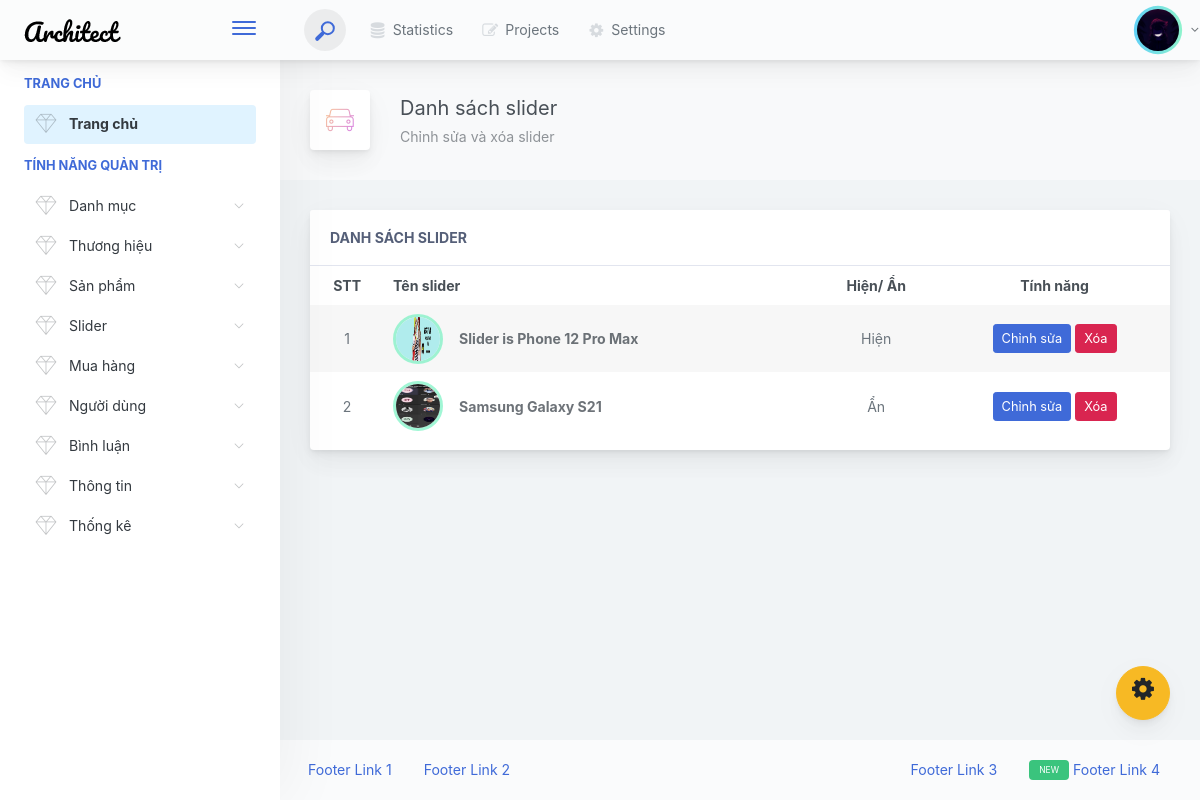
Screenshot of /admin/sliderlist.php (signed in) with the database file from the repository.
### tables this page shows
CREATE TABLE `tbl_slider` (
  `sliderID` int(11) NOT NULL,
  `productID` int(11) NOT NULL,
  `sliderName` varchar(255) NOT NULL,
  `sliderImage` varchar(255) NOT NULL,
  `sliderType` int(11) NOT NULL
);

### lib/database.php (called while the page is built, shortened)
<?php
class Database extends PDO
{
  public $host   = DB_HOST;
  public $user   = DB_USER;
  public $pass   = DB_PASS;
  public $dbname = DB_NAME;
  public $link;
  private function connectDB()
  {
    $this->link = new mysqli(
      $this->host,
      $this->user,
      $this->pass,
      $this->dbname
    );
  }
  public function select($query)
  {
    $result = $this->link->query($query) or
      die($this->link->error . __LINE__);
    if ($result->num_rows > 0) {
      return $result;
    } else {
      return false;
    }
  }
}

### classes/slider.php (called while the page is built, shortened)
<?php
$filepath = realpath(dirname(__FILE__));
include_once($filepath . '/../lib/database.php');
?>
<?php
class slider
{
	private $db;
	public function __construct()
	{
		$this->db = new Database();
	}
	public function getSlider()
	{
		$query = "SELECT * FROM tbl_slider";
		$result = $this->db->select($query);
		return $result;
	}
}
?>

### admin/sliderlist.php (the view, shortened to what this page needs)
<?php include_once "./inc/header.php" ?>
<?php include_once "./inc/setting.php" ?>
<div class="app-main">
	<?php include_once "./inc/slidebar.php" ?>
	<div class="app-main__outer">
		<div class="app-main__inner">
			<div class="app-page-title">
				<div class="page-title-wrapper">
					<div class="page-title-heading">
						<div class="page-title-icon">
							<i class="pe-7s-car icon-gradient bg-mean-fruit">
							</i>
						</div>
						<div>Danh sách slider
							<div class="page-title-subheading">
								Chỉnh sửa và xóa slider
							</div>
						</div>
					</div>
				</div>
			</div>
			<div class="row">
				<div class="col-md-12">
					<div class="main-card mb-3 card">
						<div class="card-header">Danh sách slider</div>
						<div class="table-responsive" style="padding-bottom: 10px;">
							<?php
							$getSlider = $slider->getSlider();
							if ($getSlider) {
								$i = 0;
							?>
								<table class="align-middle mb-0 table table-borderless table-striped table-hover">
									<thead>
										<tr>
											<th class="text-center">STT</th>
											<th>Tên slider</th>
											<th class="text-center">Hiện/ Ẩn</th>
											<th class="text-center">Tính năng</th>
										</tr>
									</thead>
									<tbody>
										<?php
										while ($result = $getSlider->fetch_assoc()) {
											$i++;
										?>
											<tr>
												<td class="text-center text-muted"><?php echo $i; ?></td>
												<td>
													<div class="widget-content p-0">
														<div class="widget-content-wrapper">
															<div class="widget-content-left mr-3">
																<div class="widget-content-left">
																	<img class="rounded-circle border-circle" src="uploads/sliders/<?php echo $result["sliderImage"] ?>" alt="">
																</div>
															</div>
															<div class="widget-content-left flex2">
																<div class="widget-heading"><?php echo $result["sliderName"] ?></div>
															</div>
														</div>
													</div>
												</td>
												<td class="text-center text-muted">
													<?php
													if ($result["sliderType"] == 1) {
														echo "Hiện";
													} else {
														echo "Ẩn";
													}
													?>
												</td>
												<td class="text-center">
													<a href="slideredit.php?editID=<?php echo $result["sliderID"] ?>" class="btn btn-primary btn-sm">Chỉnh sửa</a>
													<a href="?deleteID=<?php echo $result["sliderID"] ?>" class="btn btn-danger btn-sm">Xóa</a>
												</td>
											</tr>
										<?php } ?>
									</tbody>
								</table>
							<?php } else { ?>
								<div class="text-center text-noti">Không có sản phẩm nào để hiển thị</div>
							<?php } ?>
						</div>
					</div>
				</div>
			</div>
		</div>
		<?php include_once "./inc/footer.php" ?>

### admin/assets/style/admin-style.css (style rules this page uses)
.border-circle { width: 50px; height: 50px; border: 3px solid #5defb793; }

### rows the page displays
tbl_slider: sliderImage (picture), sliderName "Slider is Phone 12 Pro Max", sliderType "Hiện"
tbl_slider: sliderImage (picture), sliderName "Samsung Galaxy S21", sliderType "Ẩn"
